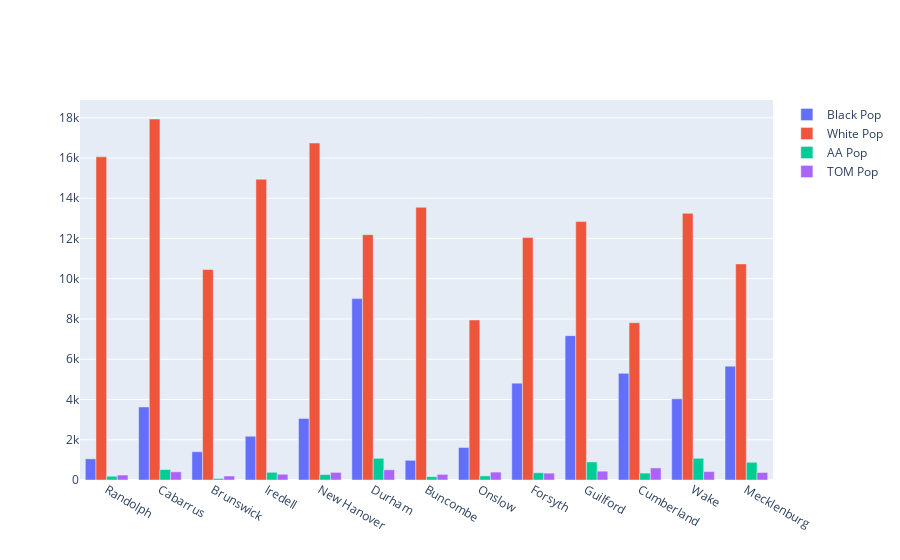

Write notebook code for a chart like this one.
### Code cell
counties = np.array(comb_test_ba[comb_test_ba.testSites>=7].sort_values(by='testSites').county)
BA = np.array(comb_test_ba[comb_test_ba.testSites>=7].sort_values(by='testSites').BA_to_sites)
WA = np.array(comb_test_ba[comb_test_ba.testSites>=7].sort_values(by='testSites').WA_to_sites)
AA = np.array(comb_test_ba[comb_test_ba.testSites>=7].sort_values(by='testSites').AA_to_sites)
TOM = np.array(comb_test_ba[comb_test_ba.testSites>=7].sort_values(by='testSites').TOM_to_sites)
fig = go.Figure(data=[
    go.Bar(name='Black Pop', x=counties, y=BA),
    go.Bar(name='White Pop', x=counties, y=WA),
    go.Bar(name='AA Pop', x=counties, y=AA),
    go.Bar(name='TOM Pop', x=counties, y=TOM),
])
# Change the bar mode
fig.update_layout(barmode='group')
fig.show()

### Figure 1 — Plotly figure (JSON) as saved in the notebook; plotly's stock layout.template omitted (floating-point values rounded to 4 significant figures)
{"data": [{"name": "Black Pop", "type": "bar", "x": ["Randolph", "Cabarrus", "Brunswick", "Iredell", "New Hanover", "Durham", "Buncombe", "Onslow", "Forsyth", "Guilford", "Cumberland", "Wake", "Mecklenburg"], "y": [1052.0, 3628.0, 1403.0, 2174.0, 3057.0, 9014.0, 978.2, 1615.0, 4813.0, 7173.0, 5302.0, 4036.0, 5659.0]}, {"name": "White Pop", "type": "bar", "x": ["Randolph", "Cabarrus", "Brunswick", "Iredell", "New Hanover", "Durham", "Buncombe", "Onslow", "Forsyth", "Guilford", "Cumberland", "Wake", "Mecklenburg"], "y": [16060.0, 17940.0, 10460.0, 14950.0, 16740.0, 12193, 13550.0, 7952.0, 12048, 12840.0, 7817.0, 13250.0, 10740.0]}, {"name": "AA Pop", "type": "bar", "x": ["Randolph", "Cabarrus", "Brunswick", "Iredell", "New Hanover", "Durham", "Buncombe", "Onslow", "Forsyth", "Guilford", "Cumberland", "Wake", "Mecklenburg"], "y": [185.6, 516.5, 73.22, 382.9, 269.3, 1077.0, 165.6, 203.7, 360.4, 899.2, 342.4, 1079.0, 881.1]}, {"name": "TOM Pop", "type": "bar", "x": ["Randolph", "Cabarrus", "Brunswick", "Iredell", "New Hanover", "Durham", "Buncombe", "Onslow", "Forsyth", "Guilford", "Cumberland", "Wake", "Mecklenburg"], "y": [246.2, 405.4, 198, 285.1, 378.3, 508.2, 281.2, 392.5, 340.2, 438.1, 598.2, 417.5, 373.2]}], "layout": {"barmode": "group"}}
